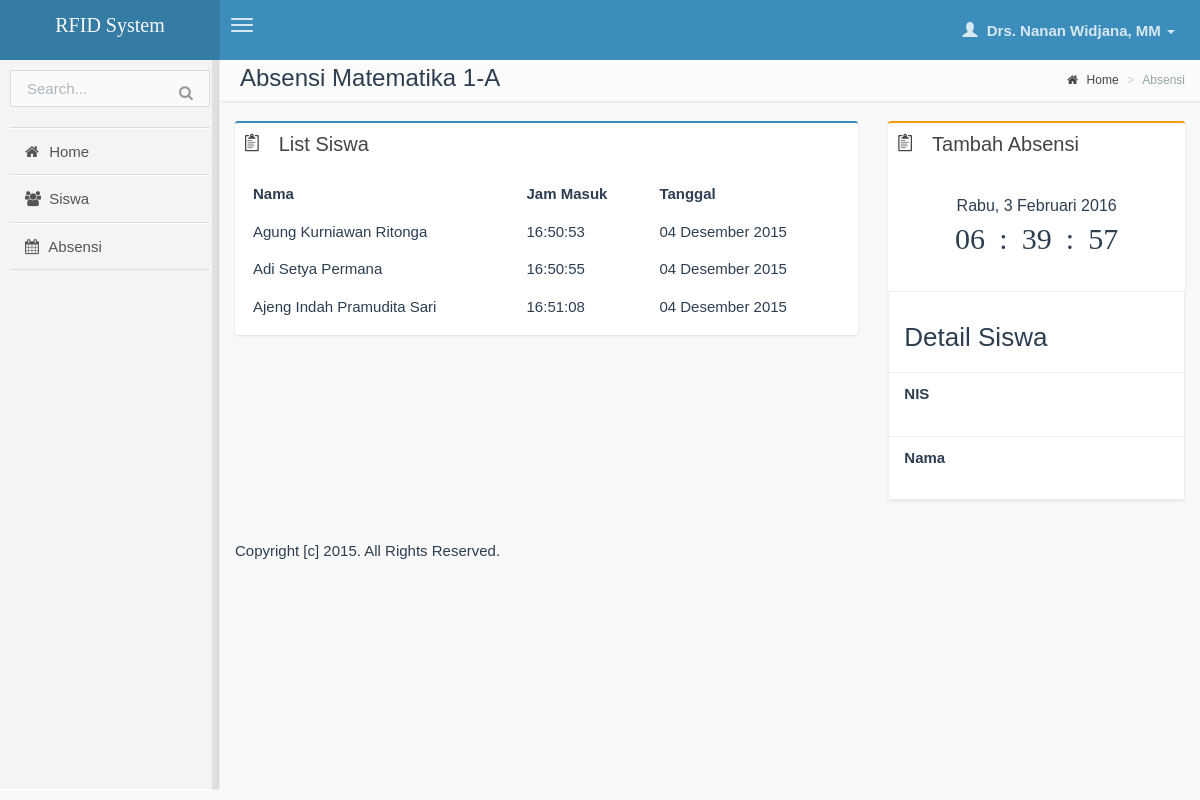
Screenshot of /guru/absensi_detail.php?id=6 (signed in) with the database file from the repository.
### tables this page shows
CREATE TABLE IF NOT EXISTS `absensi` (
`id` int(11) NOT NULL,
  `id_guru` int(11) NOT NULL,
  `id_pelajaran` int(11) NOT NULL,
  `id_kelas` int(11) NOT NULL,
  `tanggal` date NOT NULL,
  `keterangan` varchar(255) NOT NULL,
  `id_tahun_ajaran` int(11) NOT NULL,
  `created_at` datetime NOT NULL DEFAULT CURRENT_TIMESTAMP,
  `updated_at` timestamp NOT NULL DEFAULT CURRENT_TIMESTAMP ON UPDATE CURRENT_TIMESTAMP
);

CREATE TABLE IF NOT EXISTS `pelajaran` (
`id` int(11) NOT NULL,
  `nama` varchar(50) NOT NULL,
  `created_at` datetime NOT NULL DEFAULT CURRENT_TIMESTAMP,
  `updated_at` timestamp NOT NULL DEFAULT CURRENT_TIMESTAMP ON UPDATE CURRENT_TIMESTAMP
);

CREATE TABLE IF NOT EXISTS `kelas` (
`id` int(11) NOT NULL,
  `tingkat` varchar(2) NOT NULL,
  `nama` varchar(20) NOT NULL,
  `tahun` year(4) NOT NULL,
  `id_guru` int(11) NOT NULL COMMENT 'walikelas',
  `created_at` datetime NOT NULL,
  `updated_at` timestamp NOT NULL DEFAULT CURRENT_TIMESTAMP ON UPDATE CURRENT_TIMESTAMP
);

CREATE TABLE IF NOT EXISTS `absensi_detail` (
`id` int(11) NOT NULL,
  `id_absensi` int(11) NOT NULL,
  `id_siswa` int(11) NOT NULL,
  `tanggal` date NOT NULL,
  `jam_masuk` time NOT NULL,
  `absen` varchar(10) NOT NULL,
  `keterangan` varchar(250) NOT NULL,
  `created_at` datetime NOT NULL,
  `updated_at` timestamp NOT NULL DEFAULT CURRENT_TIMESTAMP ON UPDATE CURRENT_TIMESTAMP
);

CREATE TABLE IF NOT EXISTS `siswa` (
`id` int(11) NOT NULL,
  `rfid` varchar(20) DEFAULT NULL,
  `nis` varchar(15) NOT NULL,
  `nama` varchar(50) NOT NULL,
  `jk` varchar(10) NOT NULL,
  `id_guru` int(11) DEFAULT NULL,
  `id_kelas` int(11) DEFAULT NULL,
  `saldo` int(11) NOT NULL,
  `telepon` varchar(15) NOT NULL,
  `created_at` datetime NOT NULL,
  `updated_at` timestamp NOT NULL DEFAULT CURRENT_TIMESTAMP ON UPDATE CURRENT_TIMESTAMP
);

### guru/absensi_detail.php (the view, shortened to what this page needs)
<?php
    require_once('../lib/unleashed.lib.php');
    if(isset($_GET['id']))
    {
        $id = escape($_GET['id']);
        $q = mysql_query("SELECT absensi.*, absensi.created_at as tanggal_absen, pelajaran.nama as nama_pelajaran, kelas.nama as nama_kelas, kelas.tingkat as tingkat_kelas, kelas.tahun as tahun_kelas FROM absensi
                            JOIN pelajaran ON pelajaran.id=absensi.id_pelajaran
                            JOIN kelas ON kelas.id=absensi.id_kelas
                            WHERE absensi.id='$id' LIMIT 1");
        $absensi = mysql_fetch_object($q);
        $q_absensi_detail = mysql_query("SELECT * FROM absensi_detail
                                            JOIN siswa ON siswa.id=absensi_detail.id_siswa
                                            WHERE absensi_detail.id_absensi='$id'
                                            ORDER BY absensi_detail.created_at DESC");
    }
    require_once('inc/header.php');
?>
                <section class="content-header">
                    <h1>
                        Absensi <?php echo $absensi->nama_pelajaran; ?> <?php echo $absensi->tingkat_kelas.'-'.$absensi->nama_kelas; ?>
                    </h1>
                    <ol class="breadcrumb">
                        <li><a href="home.php"><i class="fa fa-home"></i> Home</a></li>
                        <li class="active">Absensi</li>
                    </ol>
                </section>
                <section class="content">
                    <div class="row">
                        <section class="col-lg-8">
                            <div class="box box-primary">
                                <div class="box-header">
                                    <i class="ion ion-clipboard"></i>
                                    <h3 class="box-title">List Siswa</h3>
                                </div>
                                <div class="box-body">
                                    <table class="table datatable">
                                        <thead>
                                        <tr>
                                            <th>Nama</th>
                                            <th>Jam Masuk</th>
                                            <th>Tanggal</th>
                                        </tr>
                                        </thead>
                                        <tbody id="list-siswa">
                                        <?php
                                        while($d_absensi_detail = mysql_fetch_object($q_absensi_detail)):
                                            ?>
                                            <tr id="<?php echo $d_absensi_detail->id; ?>">
                                                <td><?php echo $d_absensi_detail->nama; ?></td>
                                                <td><?php echo $d_absensi_detail->jam_masuk; ?></td>
                                                <td><?php echo tanggal_format_indonesia($d_absensi_detail->tanggal); ?></td>
                                            </tr>
                                        <?php
                                        endwhile;
                                        ?>
                                        </tbody>
                                    </table>
                                </div>
                            </div>
                        </section>
                        <section class="col-lg-4 connectedSortable">
                            <div class="box box-warning">
                                <div class="box-header">
                                    <i class="ion ion-clipboard"></i>
                                    <h3 class="box-title">Tambah Absensi</h3>
                                </div>
                                <div class="list-group">
                                    <div class="clock">
                                        <div id="Date"></div>
                                        <ul>
                                            <li id="hours"></li>
                                            <li id="point">:</li>
                                            <li id="min"></li>
                                            <li id="point">:</li>
                                            <li id="sec"></li>
                                        </ul>
                                    </div>
                                    <div class="list-group-item">
                                        <h3>Detail Siswa</h3>
                                    </div>
                                    <div class="list-group-item">
                                        <strong>NIS</strong>
                                    </div>
                                    <div class="list-group-item">
                                        <strong>Nama</strong>
                                    </div>
                                </div>
                            </div>
                        </section>
                    </div>
                </section>
<?php include('inc/footer.php'); ?>

### assets/css/main.admin.css (style rules this page uses)
.clock { margin: 0 auto; padding: 30px; }
#Date { font-family: 'BebasNeueRegular', Arial, Helvetica, sans-serif; font-size: 16px; text-align: center; }
.clock ul { margin: 0 auto; padding: 0px; list-style: none; text-align: center; }
.clock ul li { display: inline; font-size: 2em; text-align: center; font-family: lemon; }
#point { position: relative; -moz-animation: mymove 1s ease infinite; -webkit-animation: mymove 1s ease infinite; padding-left: 10px; padding-right: 10px; }

### rows the page displays
absensi: id_pelajaran.nama "Matematika", id_kelas.tingkat "1", id_kelas.nama "A"
absensi_detail: id_siswa.nama "Agung Kurniawan Ritonga", jam_masuk "16:50:53", tanggal "04 Desember 2015"
absensi_detail: id_siswa.nama "Adi Setya Permana", jam_masuk "16:50:55", tanggal "04 Desember 2015"
absensi_detail: id_siswa.nama "Ajeng Indah Pramudita Sari", jam_masuk "16:51:08", tanggal "04 Desember 2015"

### other values shown
$logged_name "Drs. Nanan Widjana, MM"
